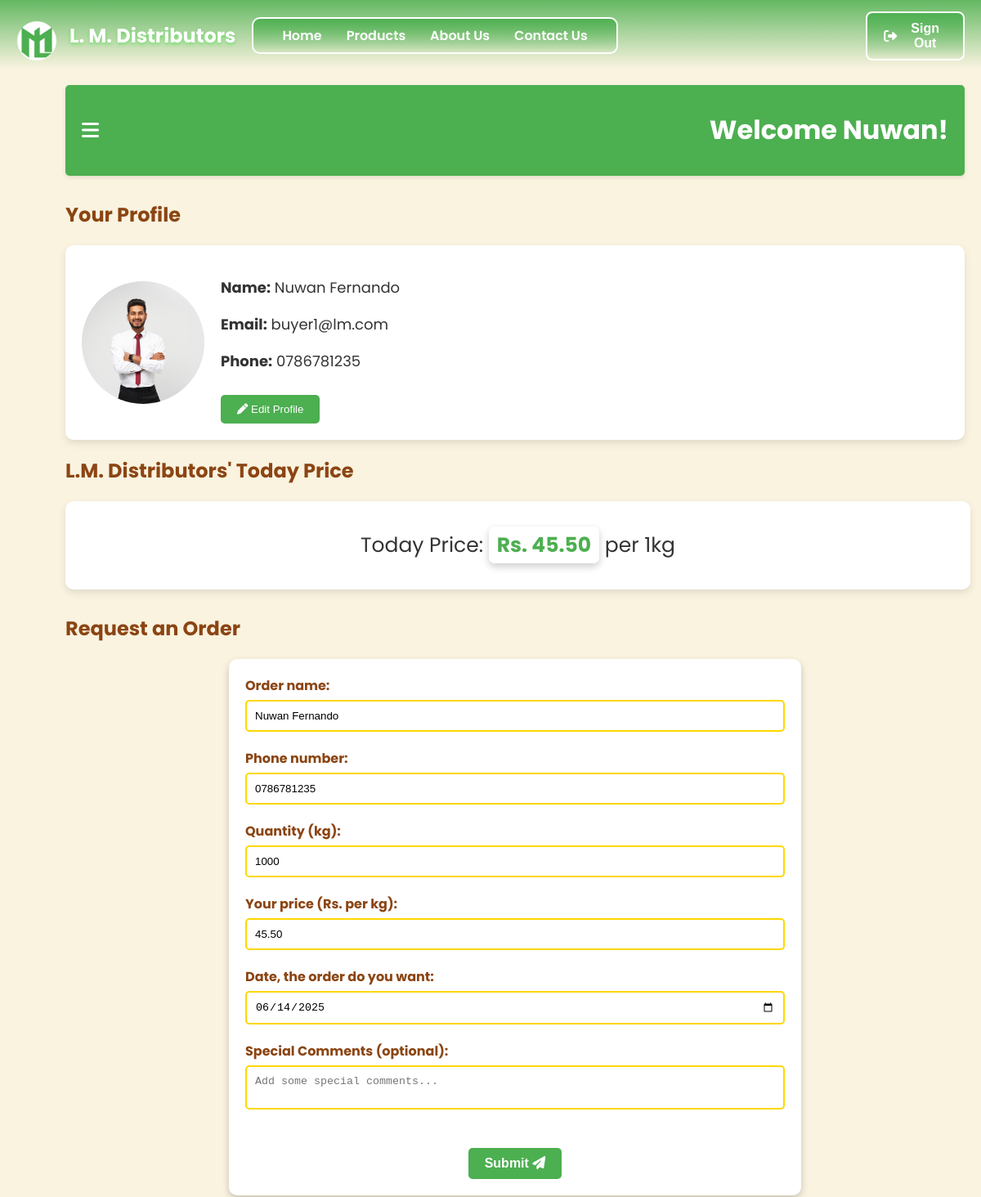
The page /buyer.php (signed in, upper part) on the database as committed earlier.
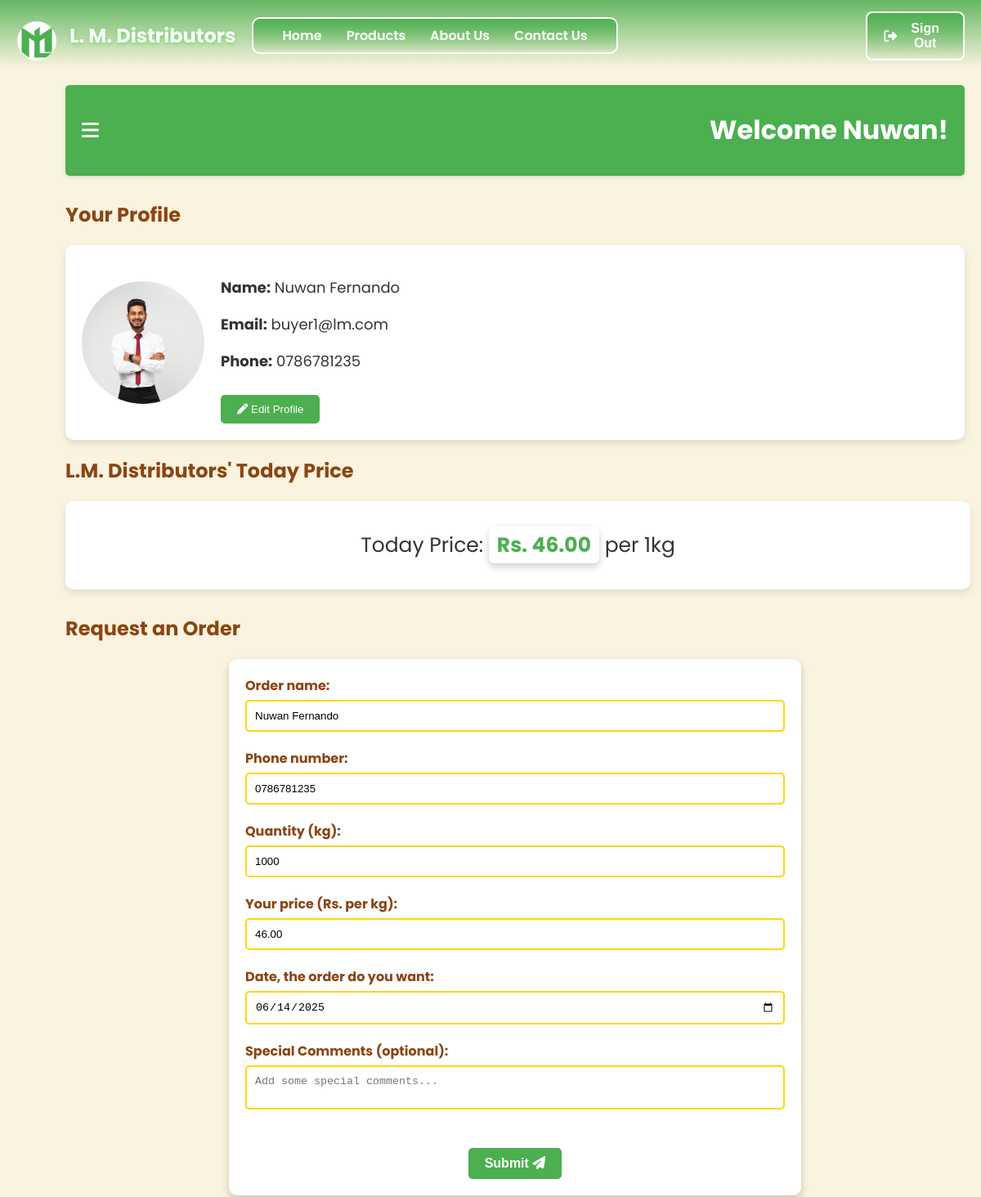
The same page on the database as committed later.
### tables this page shows
CREATE TABLE `buyerprice` (
  `bPID` int(11) NOT NULL,
  `price` decimal(10,2) NOT NULL,
  `date` date DEFAULT NULL
);

### buyer.php (the view, shortened to what the changed rows need)
<?php
    include_once 'config.php';
    if(isset($_SESSION['user_fName']) && $_SESSION['user_type'] == 'buyer') {
        $dob = $_SESSION['user_dob'];
        $today = date('m-d');
        $birthday = date('m-d', strtotime($dob));
        if($birthday == $today) {
            $greeting = "Happy birthday ".$_SESSION['user_fName']."!";
        }
        else {
            $greeting = "Welcome ".$_SESSION['user_fName']."!";
        }
        $todayPriceSql = "SELECT price FROM buyerprice";
        $todayPriceResult = mysqli_query($conn, $todayPriceSql);
        $todayPriceRow = mysqli_fetch_assoc($todayPriceResult);
        $todayPrice = $todayPriceRow['price'];
    }
    else {
        header('Location: login.php');
        exit();
    }
?>
<!DOCTYPE html>
<html lang="en">
<head>
    <link rel="stylesheet" href="./css/buyer.css">
    <link rel="stylesheet" href="https://cdnjs.cloudflare.com/ajax/libs/font-awesome/6.0.0-beta3/css/all.min.css">
</head>
<body>
    <?php include 'header.php'; ?>
    <div class="container">
        <div class="main-content">
            <div class="topbar">
                <h1><?php echo $greeting; ?></h1>
            </div>
            <section class="buyer-profile">
                <h2>Your Profile</h2>
            </section>
            <div class="todayPrice">
                <h2>L.M. Distributors' Today Price</h2>
                <div class="priceContainer">
                    <p>Today Price: <strong>Rs. <?php echo htmlspecialchars($todayPrice); ?></strong> per 1kg</p>
                </div>
            </div>
            <div class="requestOrder">
                <h2>Request an Order</h2>
                <center>
                    <form action="buyer.php" method="POST" class="reqForm">
                        <div class="separation">
                            <label for="yourPrice">Your price (Rs. per kg): </label>
                            <input type="number" id="yourPrice" name="yourPrice" step="0.01"
                                   min="<?php echo htmlspecialchars($todayPrice); ?>" value="<?php echo htmlspecialchars($todayPrice); ?>" required>
                        </div>
                    </form>
                </center>
            </div>
        </div>
    </div>
    <?php include 'footer.php'; ?>
</body>
</html>

Rows that differ between the two databases and show on the page:
changed buyerprice: price "45.50" → "46.00"; yourPrice "45.50" → "46.00"
